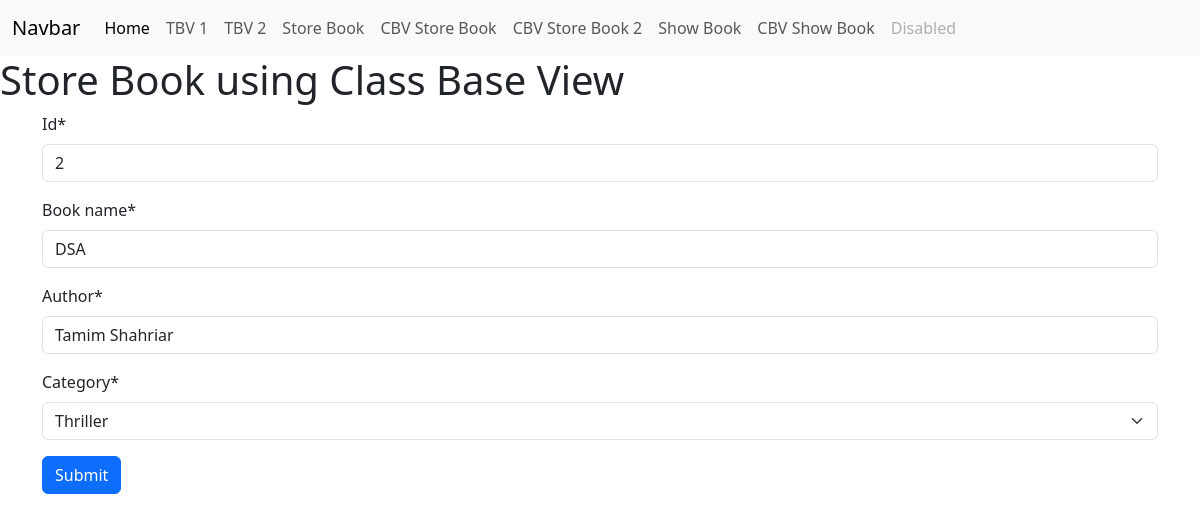
Before: /edit_book_class/2 with the older database file.
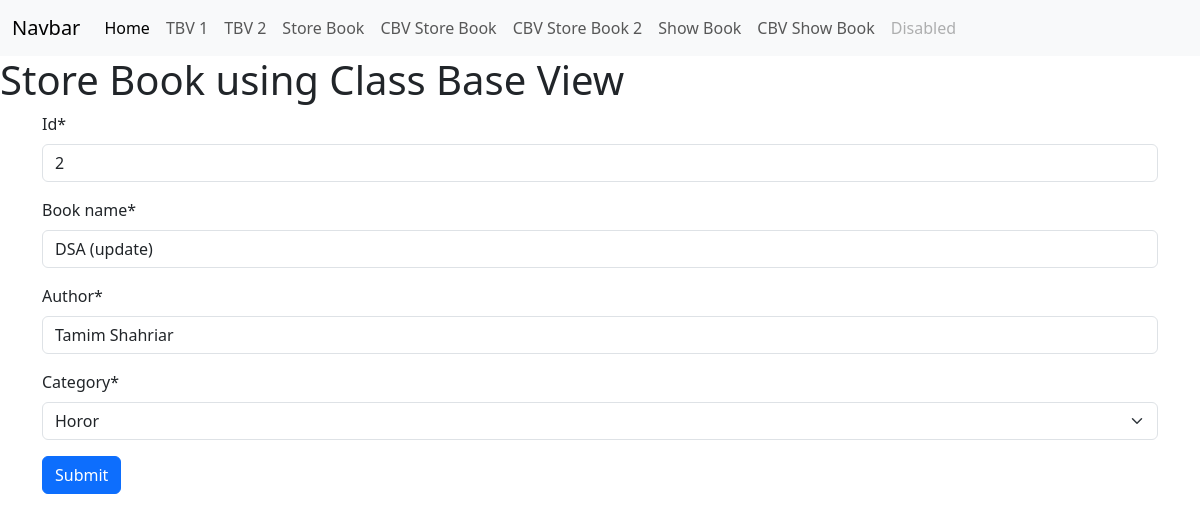
After: the same page with the newer database file.
### book/models.py (models this page shows, shortened)
class BookStoreModel(models.Model):
    CATEGORY = {
        ('Mystery','Mystery'),
        ('Thriller','Thriller'),
        ('Sci-Fi','Sci-Fi'),
        ('Humor','Humor'),
        ('Horor','Horor'),
    }
    id = models.IntegerField(primary_key=True)
    book_name = models.CharField(max_length=30)
    author = models.CharField(max_length=30)
    category = models.CharField(max_length=30,choices=CATEGORY)
    first_pub = models.DateTimeField(auto_now_add=True)
    last_pub = models.DateTimeField(auto_now=True)

### book/views.py (the view)
# urls.py: path('edit_book_class/<int:id>',UpdateBookView.as_view(), name='editbookclass'),
class UpdateBookView(UpdateView):
    model = BookStoreModel
    template_name = 'store_book_class.html'
    form_class = BookStoreForm
    success_url = reverse_lazy('showbookclass')
    pk_url_kwarg = 'id'

### book/forms.py
class BookStoreForm(forms.ModelForm):
    class Meta:
        model = BookStoreModel
        exclude = ['first_pub','last_pub']

### book/templates/store_book_class.html (shortened to what this page needs)
{% extends 'base.html' %}
{% block content %}
{% load crispy_forms_tags %}
<h1>Store Book using Class Base View</h1>
<div class="container">
    <form method="post">
        {{form|crispy}}
        <button type="submit" class="btn btn-primary">Submit</button>
    </form>
</div>
{% endblock %}

Changed rows visible on the page:
changed BookStoreModel "Tamim Shahriar": book_name "DSA" → "DSA (update)"; category "Thriller" → "Horor"
